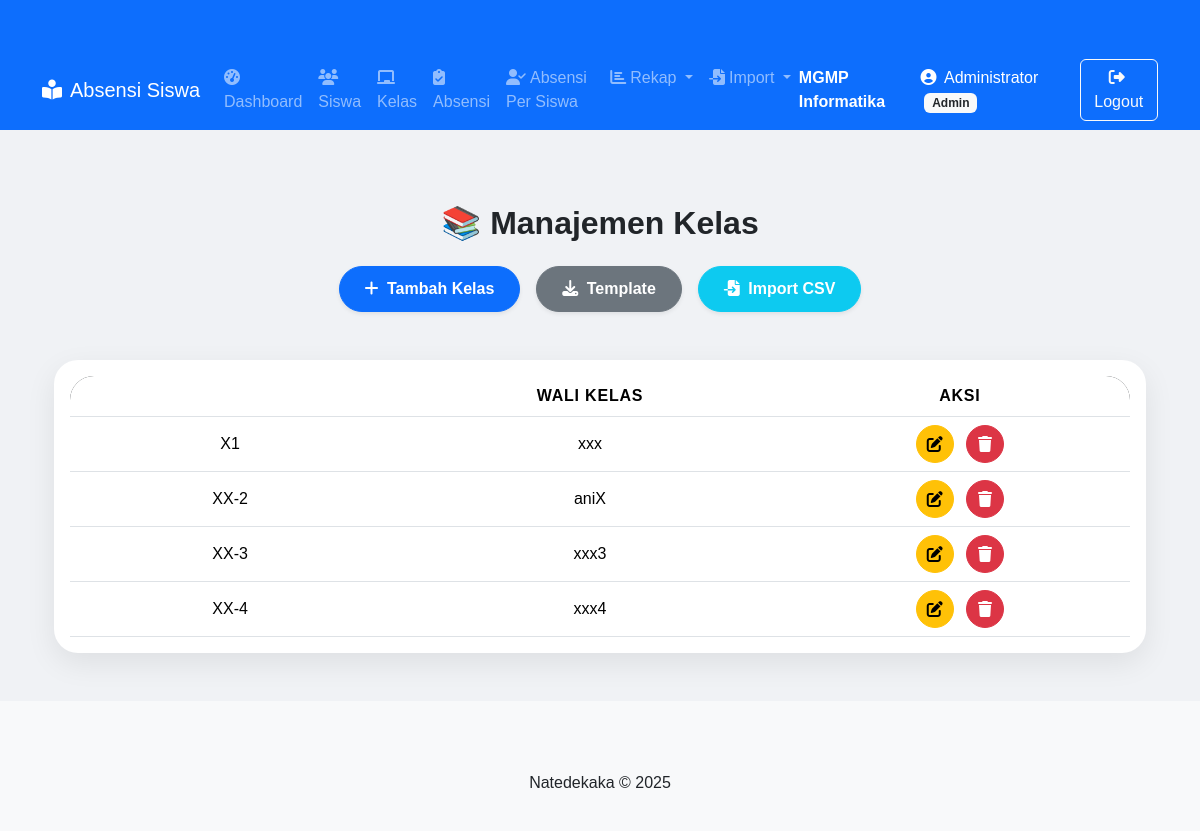
Page /kelas/index.php (signed in) on the earlier database version.
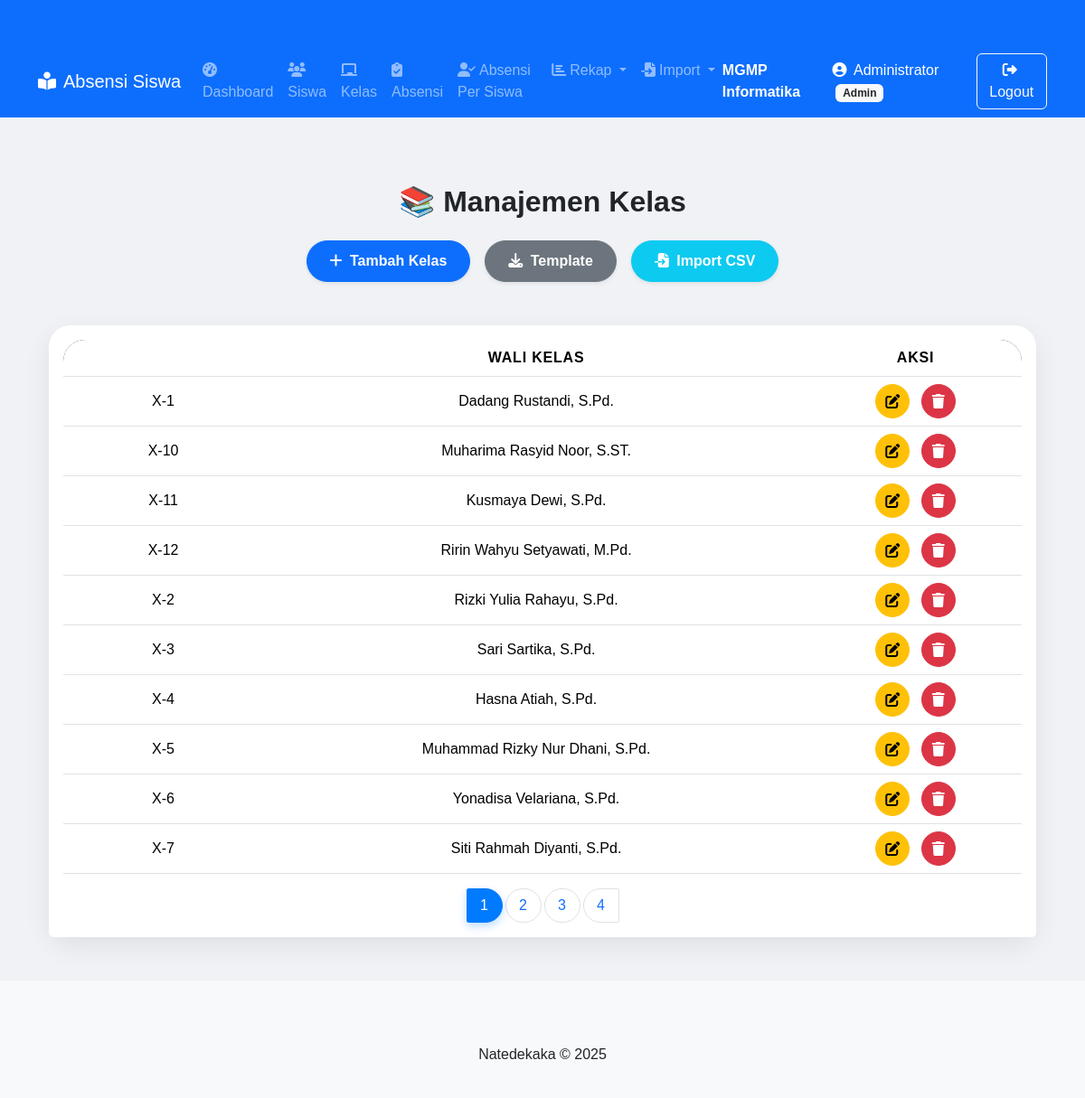
Same page on the later database version.
### tables this page shows
CREATE TABLE `kelas` (
  `id` int(11) NOT NULL,
  `nama_kelas` varchar(10) NOT NULL,
  `wali_kelas` varchar(100) NOT NULL
);

### kelas/index.php (the view, shortened to what this page needs)
<?php
require_once '../includes/header.php';
require_once '../config.php';
$sort = isset($_GET['sort']) ? $_GET['sort'] : 'asc';
$order = ($sort === 'desc') ? 'DESC' : 'ASC';
$limit = 10;
$page = isset($_GET['page']) ? (int)$_GET['page'] : 1;
$start = ($page - 1) * $limit;
$totalResult = $koneksi->query("SELECT COUNT(*) AS total FROM kelas");
$totalRow = $totalResult->fetch_assoc();
$totalData = $totalRow['total'];
$totalPages = ceil($totalData / $limit);
$result = $koneksi->query("SELECT * FROM kelas ORDER BY nama_kelas $order LIMIT $start, $limit");
?>
<!DOCTYPE html>
<html lang="id">
<head>
    <link href="https://cdn.jsdelivr.net/npm/bootstrap@5.3.3/dist/css/bootstrap.min.css" rel="stylesheet">
    <link href="https://cdnjs.cloudflare.com/ajax/libs/font-awesome/6.5.0/css/all.min.css" rel="stylesheet">
</head>
<body>
<div class="container">
    <h2 class="mb-4 text-center fw-bold">📚 Manajemen Kelas</h2>
    <div class="d-flex justify-content-center flex-wrap gap-3 mb-5">
        <a href="tambah.php" class="btn btn-primary btn-rounded shadow-sm">
            <i class="fas fa-plus me-1"></i> Tambah Kelas
        </a>
        <a href="template_kelas.csv" class="btn btn-secondary btn-rounded shadow-sm">
            <i class="fas fa-download me-1"></i> Template
        </a>
        <a href="import.php" class="btn btn-info btn-rounded text-white shadow-sm">
            <i class="fas fa-file-import me-1"></i> Import CSV
        </a>
    </div>
    <div class="card p-0">
        <div class="card-body">
            <div class="table-responsive">
                <table class="table table-hover align-middle text-center mb-0">
                    <thead class="bg-dark text-white">
                        <tr>
                            <th>
                                <a href="?sort=<?= ($sort === 'asc') ? 'desc' : 'asc' ?>&page=<?= $page ?>" class="text-white text-decoration-none">
                                    Kelas <i class="fas <?= ($sort === 'asc') ? 'fa-sort-alpha-down' : 'fa-sort-alpha-up-alt' ?>"></i>
                                </a>
                            </th>
                            <th>Wali Kelas</th>
                            <th>Aksi</th>
                        </tr>
                    </thead>
                    <tbody>
                        <?php if ($result->num_rows > 0): ?>
                            <?php while ($row = $result->fetch_assoc()): ?>
                            <tr>
                                <td><?= htmlspecialchars($row['nama_kelas']) ?></td>
                                <td><?= htmlspecialchars($row['wali_kelas']) ?></td>
                                <td>
                                    <a href="edit.php?id=<?= $row['id'] ?>" class="btn btn-warning btn-action me-2" title="Edit">
                                        <i class="fas fa-edit"></i>
                                    </a>
                                    <a href="hapus.php?id=<?= $row['id'] ?>" class="btn btn-danger btn-action" title="Hapus"
                                       onclick="return confirm('Yakin ingin menghapus kelas ini?')">
                                        <i class="fas fa-trash"></i>
                                    </a>
                                </td>
                            </tr>
                            <?php endwhile; ?>
                        <?php endif; ?>
                    </tbody>
                </table>
            </div>
        </div>
        <?php if ($totalPages > 1): ?>
            <div class="card-footer bg-white border-0 pt-0 pb-3">
                <nav aria-label="Page navigation">
                    <ul class="pagination justify-content-center mb-0">
                        <?php for ($i = 1; $i <= $totalPages; $i++): ?>
                        <li class="page-item <?= ($i == $page) ? 'active' : '' ?>">
                            <a class="page-link" href="?page=<?= $i ?>&sort=<?= $sort ?>"><?= $i ?></a>
                        </li>
                        <?php endfor; ?>
                    </ul>
                </nav>
            </div>
        <?php endif; ?>
    </div>
</div>
</body>
</html>
<?php require_once '../includes/footer.php'; ?>

Differences in the rows shown:
removed kelas: nama_kelas "X1", wali_kelas "xxx"
removed kelas: nama_kelas "XX-2", wali_kelas "aniX"
removed kelas: nama_kelas "XX-3", wali_kelas "xxx3"
removed kelas: nama_kelas "XX-4", wali_kelas "xxx4"
added kelas: nama_kelas "X-1", wali_kelas "Dadang Rustandi, S.Pd."
added kelas: nama_kelas "X-10", wali_kelas "Muharima Rasyid Noor, S.ST."
added kelas: nama_kelas "X-11", wali_kelas "Kusmaya Dewi, S.Pd."
added kelas: nama_kelas "X-12", wali_kelas "Ririn Wahyu Setyawati, M.Pd."
added kelas: nama_kelas "X-2", wali_kelas "Rizki Yulia Rahayu, S.Pd."
added kelas: nama_kelas "X-3", wali_kelas "Sari Sartika, S.Pd."
added kelas: nama_kelas "X-4", wali_kelas "Hasna Atiah, S.Pd."
added kelas: nama_kelas "X-5", wali_kelas "Muhammad Rizky Nur Dhani, S.Pd."
added kelas: nama_kelas "X-6", wali_kelas "Yonadisa Velariana, S.Pd."
added kelas: nama_kelas "X-7", wali_kelas "Siti Rahmah Diyanti, S.Pd."
Other differences:
new list line: "1"
new list line: "2"
new list line: "3"
new list line: "4"
